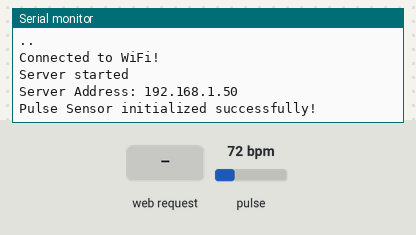
This sketch was run on a simulated ESP32. On the bench: the last lines printed to the serial monitor. The test bench sets the inputs (shaded band); at power-on: pulse 72 bpm. WiFi joins after 1.5 s; servers stay silent unless stated.

Above: at 3.2 s.
3.3 s: HTTP request GET /s received
At 5.7 s:
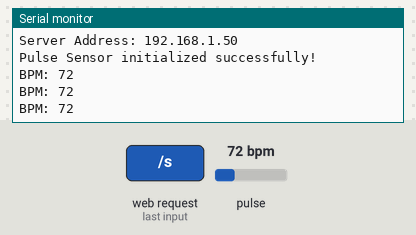
5.8 s: pulse set to 42 bpm
At 7.1 s:
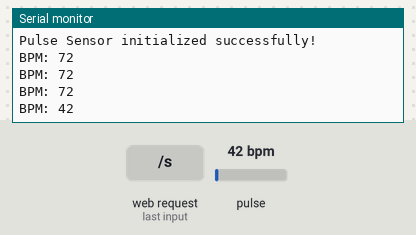
7.3 s: pulse set to 70 bpm
At 14.3 s:
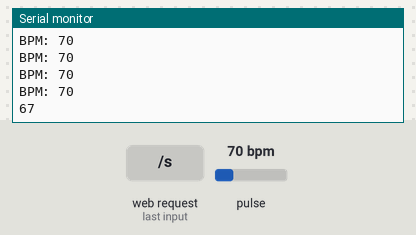
Timing chart, 0 to 14.8 s (numbered marks = the images above; inputs shaded):
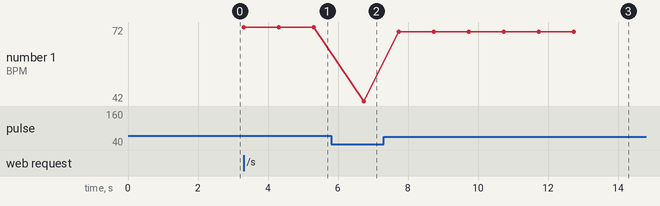

The sketch:

server.ino
```cpp
#include <PulseSensorPlayground.h>
#include <WebServer.h>
#include <WiFi.h>

const char *ssid      = "";
const char *password  = "";

const int sensorPin   = 34;
const int count_beats = 10;

PulseSensorPlayground pulseSensor;

WebServer server(80);

void handlePulse() {
  int sumBPM = 0;
  for (int i = 0; i < count_beats; i++) {
    int beatDetected = pulseSensor.sawStartOfBeat();
    if (beatDetected) {
      int BPM = pulseSensor.getBeatsPerMinute();
      Serial.print("BPM: ");
      Serial.println(BPM);
      sumBPM += BPM;
      delay(1000);
    } else {
      i--;
    }
    beatDetected = 0;
  }
  Serial.println(String(sumBPM / count_beats));
  server.send(200, "text/plain", String(sumBPM / count_beats));
}

void handleRoot() {
  String html = R"rawliteral(
<!DOCTYPE html>
<html lang="fa" dir="rtl">

<head>
    <meta charset="UTF-8">
    <meta name="viewport" content="width=device-width, initial-scale=1.0">
    <title>Document</title>
    <link rel=preconnect href="https://fonts.googleapis.com">
    <link rel=preconnect href="https://fonts.gstatic.com" crossorigin>
    <link href="https://fonts.googleapis.com/css2?family=Vazirmatn:wght@100..900&display=swap" rel=stylesheet>
</head>
<style>
    * {
        margin: 0;
        padding: 0;
        font-family: "Vazirmatn", serif;
    }

    body {
        display: flex;
        flex-direction: column;
        justify-content: center;
        align-items: center;
        min-height: 100dvh;
        background: #c5eeff;
        gap: 10px;
    }

    form {
        max-width: 200px;
        display: flex;
        flex-direction: column;
        gap: 10px;
        background: #64ccf8;
        padding: 20px;
        border-radius: 20px;
    }

    p {
        background: #64ccf8;
        padding: 10px;
        border-radius: 10px;
    }

    input {
        padding: 5px 8px;
        border-radius: 10px;
    }

    button {
        padding: 5px 8px;
        border-radius: 10px;
        background: #cbedfb;
    }
</style>

<body>
    <form>
        <label for="bpm">میانگین 10 ضربان</label>
        <span id="bpm"></span>
        <hr>
        <label for="age">سن</label>
        <input type="number" name="age" id="age" placeholder="1">
        <button type="button" title="getBPM" onclick="getBeat()">گرفتن پالس</button>
    </form>
    <div>
        <p id="message">آماده گرفتن پالس</p>
    </div>
    <script>
        function getBeat() {
            document.getElementById("message").innerText = "در حال گرفتن پالس";
            fetch("/s").then((response) => {
                return response.json()
            }).then((response) => {
                const elm = document.getElementById("bpm");
                elm.innerText = response;
                response = parseInt(response || 0)
                const age = parseInt(document.getElementById("age").innerText || "1");
                let message = "";
                if (age >= 1 && age < 3) {
                    const b = Math.abs(response - 98)
                    const o = Math.abs(response - 110)
                    const t = Math.abs(response - 140)
                    if (b < o) {
                        message = "پایین"
                    }
                    else if (t < o) {
                        message = "بالا"
                    }
                    else {
                        message = "طبیعی"
                    }
                }
                else if (age >= 3 && age < 5) {
                    const b = Math.abs(response - 80)
                    const o = Math.abs(response - 100)
                    const t = Math.abs(response - 120)
                    if (b < o) {
                        message = "پایین"
                    }
                    else if (t < o) {
                        message = "بالا"
                    }
                    else {
                        message = "طبیعی"
                    }
                }
                else if (age >= 5 && age < 12) {
                    const b = Math.abs(response - 75)
                    const o = Math.abs(response - 90)
                    const t = Math.abs(response - 118)
                    if (b < o) {
                        message = "پایین"
                    }
                    else if (t < o) {
                        message = "بالا"
                    }
                    else {
                        message = "طبیعی"
                    }
                }
                else if (age >= 12 && age < 20) {
                    const b = Math.abs(response - 60)
                    const o = Math.abs(response - 80)
                    const t = Math.abs(response - 100)
                    if (b < o) {
                        message = "پایین"
                    }
                    else if (t < o) {
                        message = "بالا"
                    }
                    else {
                        message = "طبیعی"
                    }
                }
                else if (age >= 20 && age < 40) {
                    const b = Math.abs(response - 55)
                    const o = Math.abs(response - 75)
                    const t = Math.abs(response - 95)
                    if (b < o) {
                        message = "پایین"
                    }
                    else if (t < o) {
                        message = "بالا"
                    }
                    else {
                        message = "طبیعی"
                    }
                }
                else if (age >= 40 && age < 60) {
                    const b = Math.abs(response - 55)
                    const o = Math.abs(response - 75)
                    const t = Math.abs(response - 95)
                    if (b < o) {
                        message = "پایین"
                    }
                    else if (t < o) {
                        message = "بالا"
                    }
                    else {
                        message = "طبیعی"
                    }
                }
                else if (age >= 60) {
                    const b = Math.abs(response - 55)
                    const o = Math.abs(response - 75)
                    const t = Math.abs(response - 98)
                    if (b < o) {
                        message = "پایین"
                    }
                    else if (t < o) {
                        message = "بالا"
                    }
                    else {
                        message = "طبیعی"
                    }
                }
                document.getElementById("message").innerText = message;

            })
        }
    </script>
</body>
</html>
)rawliteral";
  server.send(200, "text/html", html);
}

void setup() {
  Serial.begin(115200);

  pulseSensor.analogInput(sensorPin);
  pulseSensor.setThreshold(550);

  WiFi.begin(ssid, password);
  Serial.println("Connecting to WiFi...");
  while (WiFi.status() != WL_CONNECTED) {
    delay(1000);
    Serial.print(".");
  }
  Serial.println("\nConnected to WiFi!");
  server.on("/", handleRoot);
  server.on("/s", HTTP_GET, handlePulse);
  server.begin();
  Serial.println("Server started");

  Serial.print("Server Address: ");
  Serial.println(WiFi.localIP());

  if (pulseSensor.begin()) {
    Serial.println("Pulse Sensor initialized successfully!");
  } else {
    Serial.println("Pulse Sensor initialization failed!");
  }
}

void loop() { server.handleClient(); }
```

Measured:
- after the input at 3.3 s, the serial monitor: prints a new line at once (image 1)
- after the input at 5.8 s, the serial monitor: prints a new line after 0.93 s (image 2)
- after the input at 7.3 s, the serial monitor: prints a new line after 0.43 s (image 3)
- plotted number 1: 72 → 42 after the input at 5.8 s, 42 → 70 after the input at 7.3 s
